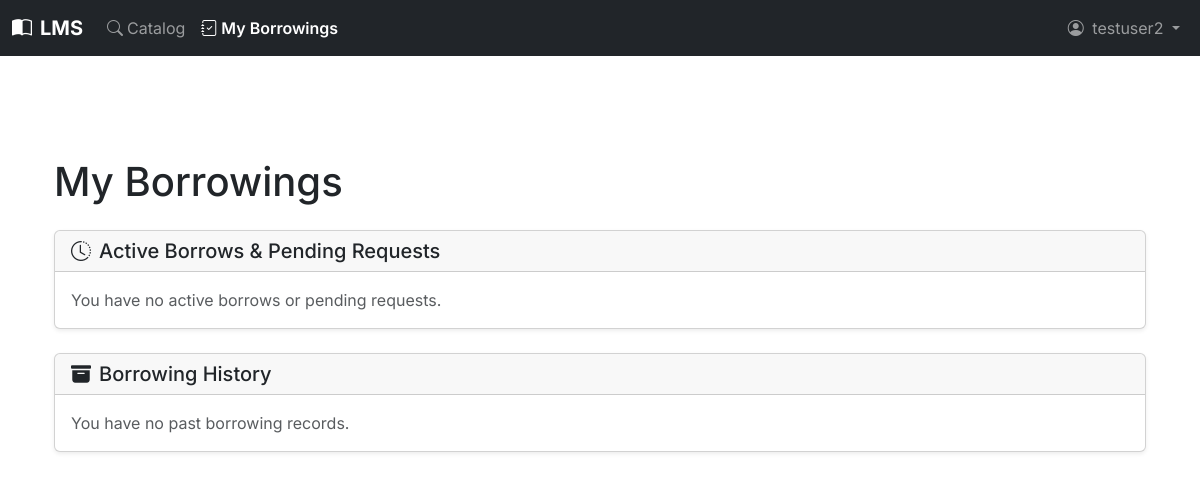
The app's page /my-borrowings/ (signed in), older data.
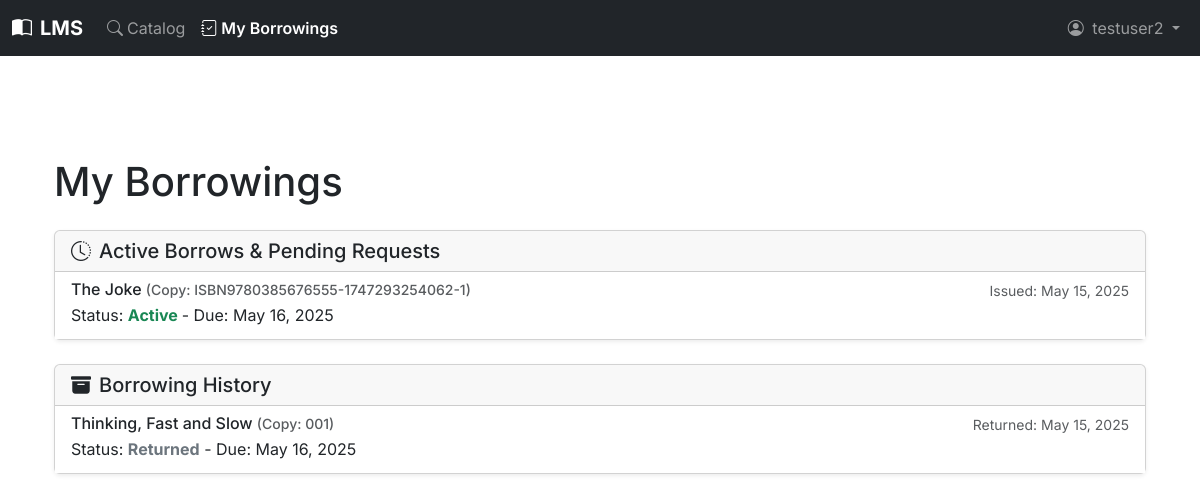
The same page, newer data.
### books/models.py (models this page shows, shortened)
class Borrowing(models.Model):
    book_copy = models.ForeignKey(
        BookCopy,
        on_delete=models.PROTECT,
        related_name='borrowings',
        help_text=_("The specific copy of the book being borrowed")
    )
    borrower = models.ForeignKey(
        settings.AUTH_USER_MODEL,
        on_delete=models.CASCADE,
        related_name='borrowings',
        help_text=_("The user borrowing the book")
    )
    request_date = models.DateTimeField(
        verbose_name=_("Request Date"),
        auto_now_add=True,
        help_text=_("Date and time the borrow request was made or manual issue initiated.")
    )
    issue_date = models.DateTimeField(
        verbose_name=_("Issue Date"),
        null=True, blank=True,
        help_text=_("Date and time the loan was approved and officially started.")
    )
    due_date = models.DateField(
        verbose_name=_("Due Date"),
        help_text=_("Date the book is due to be returned. Set by user/staff during request/approval.")
    )
    return_date = models.DateTimeField(
        verbose_name=_("Actual Return Date"),
        null=True, blank=True,
        help_text=_("Date and time the book was actually returned.")
    )
    STATUS_CHOICES = [
        ('REQUESTED', _('Requested')),                  # Book is requested before librarian approval
        ('ACTIVE', _('Active')),                        # Book is currently borrowed by the user
        ('RETURNED', _('Returned')),                    # Book has been returned on or before the due date
        ('RETURNED_LATE', _('Returned Late')),          # Book returned after the due date
        ('OVERDUE', _('Overdue')),                      # Book not yet returned and is past its due date
        ('REJECTED', _('Request Rejected')),            # Borrow request was rejected by librarian
        ('CANCELLED', _('Request Cancelled')),          # If a borrow request was cancelled before approval
        ('LOST_BY_BORROWER', _('Lost by Borrower')),    # Borrower reported or confirmed the book as lost
    ]
    status = models.CharField(
        max_length=20,
        choices=STATUS_CHOICES,
        default='REQUESTED',
        help_text=_("Current status of this borrowing record")
    )
    fine_amount = models.DecimalField(
        max_digits=6,
        decimal_places=2,
        default=0.00,
        help_text=_("Fine incurred for this borrowing, if any (e.g., for late return)")
    )
    notes_by_librarian = models.TextField(
        blank=True,
        null=True,
        help_text=_("Internal notes by librarian regarding this loan (e.g., damage noted on return) (optional)")
    )
    class Meta:
        ordering = ['-request_date']
        verbose_name = _('Borrowing Record')
        verbose_name_plural = _('Borrowing Records')

class BookCopy(models.Model):
    book = models.ForeignKey(
        Book,
        on_delete=models.CASCADE,
        related_name='copies',
        help_text=_("The book title this specific copy belongs to")
    )
    copy_id = models.CharField(
        max_length=100,
        unique=True,
        help_text=_("Unique library barcode or identifier for this specific physical copy")
    )
    STATUS_CHOICES = [
        ('Available', _('Available')),
        ('On Loan', _('On Loan')),
        ('Reserved', _('Reserved')),
        ('Lost', _('Lost')),
        ('Damaged', _('Damaged')),
        ('In Repair', _('In Repair')),
        ('Withdrawn', _('Withdrawn from Collection')),
    ]
    status = models.CharField(
        max_length=20,
        choices=STATUS_CHOICES,
        default='Available',
        help_text=_("Current status of this book copy")
    )
    date_acquired = models.DateField(
        null=True,
        blank=True,
        help_text=_("Date this specific copy was acquired by the library (optional)")
    )
    condition_notes = models.TextField(
        blank=True,
        null=True,
        help_text=_("Notes on the condition of this copy (e.g., slight tear on cover, missing page) (optional)")
    )
    class Meta:
        ordering = ['book__title', 'copy_id']
        verbose_name = _('Book Copy')
        verbose_name_plural = _('Book Copies')

class Book(models.Model):
    isbn = models.CharField(
        _('ISBN-13'),
        max_length=17,
        primary_key=True,
        unique=True,
        validators=[isbn_validator],
        help_text=_('13 Character ISBN number. Must be unique. (e.g., 978-0596009205)')
    )
    title = models.CharField(
        max_length=255,
        help_text=_("Enter the title of the book")
    )
    authors = models.ManyToManyField(
        Author,
        related_name='books',
        help_text=_("Select or add authors for this book")
    )
    publisher = models.CharField(
        max_length=200,
        blank=True,
        null=True,
        help_text=_("Publisher of the book (optional)")
    )
    publication_date = models.DateField(
        null=True,
        blank=True,
        help_text=_("Date the book was published (optional)")
    )
    edition = models.CharField(
        max_length=100,
        blank=True,
        null=True,
        help_text=_("e.g., 1st Edition, Revised Edition (optional)")
    )
    page_count = models.PositiveIntegerField(
        null=True,
        blank=True,
        help_text=_("Total number of pages (optional)")
    )
    description = models.TextField(
        blank=True,
        null=True,
        help_text=_("A brief description or summary of the book (optional)")
    )
    cover_image = models.ImageField(
        _("Cover Image"),
        upload_to='book_covers/',
        blank=True,
        null=True,
        help_text=_("Upload the book's cover image (optional).")
    )
    categories = models.ManyToManyField(
        Category,
        related_name='books',
        help_text=_("Select or add categories for this book")
    )
    date_added_to_system = models.DateTimeField(
        auto_now_add=True,
        help_text=_("Date this book record was added to the system")
    )
    last_updated = models.DateTimeField(
        auto_now=True,
        help_text=_("Date this book record was last updated")
    )
    total_borrows = models.PositiveIntegerField(
        default=0,
        help_text=_("How many times this book title has been borrowed overall")
    )
    def display_authors(self):
        """Helper method to display authors in the Django admin interface."""
        return ', '.join(author.name for author in self.authors.all()[:3])
    display_authors.short_description = _('Authors')
    def display_categories(self):
        """Helper method to display categories in the Django admin interface."""
        return ', '.join(category.name for category in self.categories.all()[:3])
    display_categories.short_description = _('Categories')
    class Meta:
        ordering = ['title', 'isbn']
        verbose_name = _('Book')
        verbose_name_plural = _('Books')

### users/views.py (the view)
# urls.py: path('my-borrowings/', views.my_borrowings_view, name='my_borrowings'),
@login_required
def my_borrowings_view(request):
    if request.user.role in ['LIBRARIAN', 'ADMIN'] or request.user.is_staff:
        messages.info(request, _("Staff members should use the dashboard to manage borrowings."))
        return redirect('books:dashboard_home')
    user_borrowings = Borrowing.objects.filter(borrower=request.user).select_related('book_copy__book').order_by('-issue_date', '-request_date')
    active_borrowing_statuses = ['ACTIVE', 'OVERDUE', 'REQUESTED']
    past_borrowing_statuses = ['RETURNED', 'RETURNED_LATE', 'CANCELLED', 'REJECTED', 'LOST_BY_BORROWER']
    active_borrowings = user_borrowings.filter(status__in=active_borrowing_statuses)
    past_borrowings = user_borrowings.filter(status__in=past_borrowing_statuses)
    context = {
        'active_borrowings': active_borrowings,
        'past_borrowings': past_borrowings,
        'page_title': _('My Borrowings'),
        'view_context': 'portal',
    }
    return render(request, 'users/portal/my_borrowings.html', context)

### users/templates/users/portal/my_borrowings.html (shortened to what the changed rows need)
{% extends "portal/portal_base.html" %}
{% load static %}
{% load bootstrap5 %}
{% block portal_content %}
<div class="container py-4">
    <h1 class="mb-4">{{ page_title }}</h1>
    <div class="card shadow-sm mb-4">
        <div class="card-body p-0">
            {% if active_borrowings %}
                <div class="list-group list-group-flush">
                    {% for borrowing in active_borrowings %}
                    <a href="{% url 'books:portal_borrowing_detail' borrowing_id=borrowing.id %}" class="list-group-item list-group-item-action">
                        <div class="d-flex w-100 justify-content-between">
                            <h6 class="mb-1">
                                {{ borrowing.book_copy.book.title }}
                                <small class="text-muted">(Copy: {{ borrowing.book_copy.copy_id }})</small>
                            </h6>
                            <small class="text-muted">
                                {% if borrowing.status == 'REQUESTED' %}
                                    Requested: {{ borrowing.request_date|date:"M d, Y" }}
                                {% elif borrowing.issue_date %}
                                    Issued: {{ borrowing.issue_date|date:"M d, Y" }}
                                {% endif %}
                            </small>
                        </div>
                        <p class="mb-1">
                            Status:
                            <span class="fw-bold
                                {% if borrowing.status == 'ACTIVE' %}text-success
                                {% elif borrowing.status == 'OVERDUE'%}text-danger
                                {% elif borrowing.status == 'REQUESTED'%}text-warning
                                {% else %}text-secondary{% endif %}">
                                {{ borrowing.get_status_display }}
                            </span>
                            {% if borrowing.status == 'ACTIVE' or borrowing.status == 'OVERDUE' %}
                                - Due: {{ borrowing.due_date|date:"F j, Y" }}
                            {% elif borrowing.status == 'REQUESTED' %}
                                - Preferred Due: {{ borrowing.due_date|date:"F j, Y" }}
                            {% endif %}
                        </p>
                    </a>
                    {% endfor %}
                </div>
            {% else %}
                <p class="p-3 text-muted mb-0">You have no active borrows or pending requests.</p>
            {% endif %}
        </div>
    </div>
    <div class="card shadow-sm">
        <div class="card-body p-0">
            {% if past_borrowings %}
                <div class="list-group list-group-flush">
                    {% for borrowing in past_borrowings %}
                    <a href="{% url 'books:portal_borrowing_detail' borrowing_id=borrowing.id %}" class="list-group-item list-group-item-action">
                        <div class="d-flex w-100 justify-content-between">
                             <h6 class="mb-1">
                                {{ borrowing.book_copy.book.title }}
                                <small class="text-muted">(Copy: {{ borrowing.book_copy.copy_id }})</small>
                            </h6>
                            <small class="text-muted">
                                {% if borrowing.return_date %}
                                    Returned: {{ borrowing.return_date|date:"M d, Y" }}
                                {% elif borrowing.issue_date %}
                                     Issued: {{ borrowing.issue_date|date:"M d, Y" }}
                                {% else %}
                                    Requested: {{ borrowing.request_date|date:"M d, Y" }}
                                {% endif %}
                            </small>
                        </div>
                        <p class="mb-1">
                            Status: <span class="fw-bold text-secondary">{{ borrowing.get_status_display }}</span>
                            {% if borrowing.status == 'RETURNED' or borrowing.status == 'RETURNED_LATE' %}
                                - Due: {{ borrowing.due_date|date:"F j, Y" }}
                            {% endif %}
                        </p>
                    </a>
                    {% endfor %}
                </div>
            {% else %}
                <p class="p-3 text-muted mb-0">You have no past borrowing records.</p>
            {% endif %}
        </div>
    </div>
</div>
{% endblock portal_content %}

Row changes from the older to the newer data that the page shows:
added Borrowing: book_copy.book "The Joke", book_copy.copy_id "ISBN9780385676555-1747293254062-1", issue_date "May 15, 2025", status "Active", due_date "May 16, 2025", shown under "Active Borrows & Pending Requests"
added Borrowing: book_copy.book "Thinking, Fast and Slow", book_copy.copy_id "001", return_date "May 15, 2025", status "Returned", due_date "May 16, 2025", shown under "Borrowing History"
Text that changed along with them:
text no longer shown: "You have no active borrows or pending requests. You have no past borrowing records."
